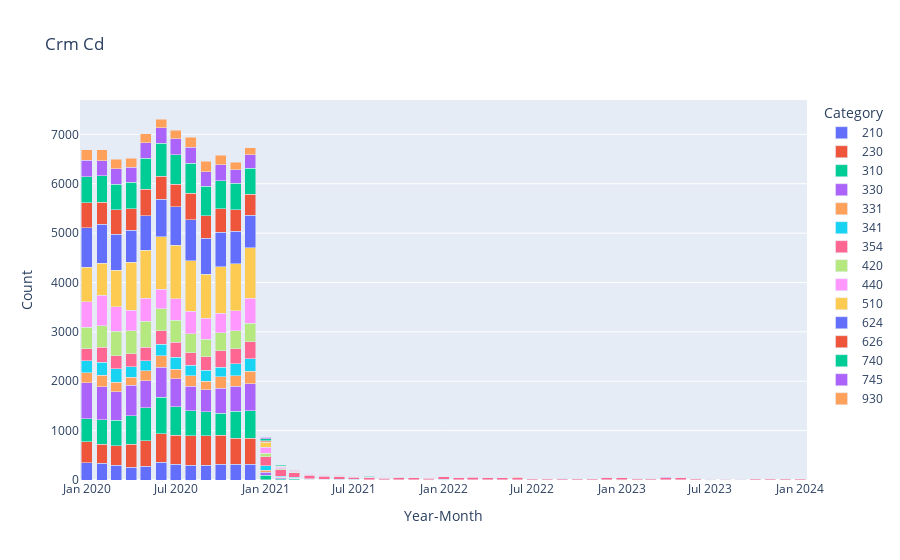

Notebook code for this chart:
### Code cell
# Stacked bar chart for Crm Cd
df["year_month"] = pd.to_datetime(df["Date Rptd"]).dt.to_period("M")
df["year_month"] = df["year_month"].astype(str)

grouped_df = df.groupby(["year_month", "Crm Cd"]).size().reset_index(name="count")
grouped_df["Crm Cd"] = grouped_df["Crm Cd"].astype(str)

fig = px.bar(
    grouped_df,
    x="year_month",
    y="count",
    color="Crm Cd",
    labels={"year_month": "Year-Month", "count": "Count", "Crm Cd": "Category"},
    title="Crm Cd",
    barmode="stack",
)

fig.show()

### Figure 1 — Plotly figure (JSON) as saved in the notebook; plotly's stock layout.template omitted (floating-point values rounded to 4 significant figures)
{"data": [{"alignmentgroup": "True", "hovertemplate": "Category=210<br>Year-Month=%{x}<br>Count=%{y}<extra></extra>", "legendgroup": "210", "marker": {"color": "#636efa", "pattern": {"shape": ""}}, "name": "210", "offsetgroup": "210", "orientation": "v", "showlegend": true, "textposition": "auto", "type": "bar", "x": ["2020-01", "2020-02", "2020-03", "2020-04", "2020-05", "2020-06", "2020-07", "2020-08", "2020-09", "2020-10", "2020-11", "2020-12", "2021-01", "2021-02", "2021-03", "2021-11", "2022-03", "2023-02"], "xaxis": "x", "y": [350, 339, 296, 259, 277, 364, 319, 302, 299, 322, 315, 323, 5, 1, 1, 1, 1, 2], "yaxis": "y"}, {"alignmentgroup": "True", "hovertemplate": "Category=230<br>Year-Month=%{x}<br>Count=%{y}<extra></extra>", "legendgroup": "230", "marker": {"color": "#EF553B", "pattern": {"shape": ""}}, "name": "230", "offsetgroup": "230", "orientation": "v", "showlegend": true, "textposition": "auto", "type": "bar", "x": ["2020-01", "2020-02", "2020-03", "2020-04", "2020-05", "2020-06", "2020-07", "2020-08", "2020-09", "2020-10", "2020-11", "2020-12", "2021-01", "2021-02", "2021-03", "2021-04", "2021-05", "2021-06", "2021-07", "2021-10", "2022-03", "2022-04", "2023-05", "2023-11"], "xaxis": "x", "y": [429, 384, 394, 462, 514, 571, 588, 594, 595, 583, 531, 527, 4, 2, 1, 1, 1, 1, 1, 1, 2, 1, 1, 1], "yaxis": "y"}, {"alignmentgroup": "True", "hovertemplate": "Category=310<br>Year-Month=%{x}<br>Count=%{y}<extra></extra>", "legendgroup": "310", "marker": {"color": "#00cc96", "pattern": {"shape": ""}}, "name": "310", "offsetgroup": "310", "orientation": "v", "showlegend": true, "textposition": "auto", "type": "bar", "x": ["2020-01", "2020-02", "2020-03", "2020-04", "2020-05", "2020-06", "2020-07", "2020-08", "2020-09", "2020-10", "2020-11", "2020-12", "2021-01", "2021-02", "2021-03", "2021-04", "2021-05", "2021-06", "2021-07", "2021-08", "2021-09", "2021-10", "2021-11", "2021-12", "2022-01", "2022-03", "2022-04", "2022-05", "2022-06", "2022-07", "2022-11", "2023-01", "2023-02", "2023-03", "2023-04", "2023-05", "2023-09", "2023-11"], "xaxis": "x", "y": [460, 494, 523, 579, 668, 736, 579, 504, 488, 451, 551, 551, 84, 25, 20, 10, 11, 6, 4, 4, 5, 4, 3, 1, 5, 3, 1, 1, 2, 3, 1, 4, 1, 1, 1, 1, 1, 1], "yaxis": "y"}, {"alignmentgroup": "True", "hovertemplate": "Category=330<br>Year-Month=%{x}<br>Count=%{y}<extra></extra>", "legendgroup": "330", "marker": {"color": "#ab63fa", "pattern": {"shape": ""}}, "name": "330", "offsetgroup": "330", "orientation": "v", "showlegend": true, "textposition": "auto", "type": "bar", "x": ["2020-01", "2020-02", "2020-03", "2020-04", "2020-05", "2020-06", "2020-07", "2020-08", "2020-09", "2020-10", "2020-11", "2020-12", "2021-01", "2021-02", "2021-03", "2021-04", "2021-05", "2021-06", "2021-07", "2021-08", "2021-11", "2021-12", "2022-02", "2022-03", "2022-05", "2022-06", "2022-08", "2022-11", "2022-12", "2023-02", "2023-03", "2023-05", "2023-08", "2023-12"], "xaxis": "x", "y": [728, 672, 570, 615, 551, 617, 569, 502, 445, 507, 502, 548, 68, 15, 9, 2, 2, 1, 2, 2, 2, 2, 2, 1, 2, 1, 2, 2, 3, 2, 1, 1, 1, 2], "yaxis": "y"}, {"alignmentgroup": "True", "hovertemplate": "Category=331<br>Year-Month=%{x}<br>Count=%{y}<extra></extra>", "legendgroup": "331", "marker": {"color": "#FFA15A", "pattern": {"shape": ""}}, "name": "331", "offsetgroup": "331", "orientation": "v", "showlegend": true, "textposition": "auto", "type": "bar", "x": ["2020-01", "2020-02", "2020-03", "2020-04", "2020-05", "2020-06", "2020-07", "2020-08", "2020-09", "2020-10", "2020-11", "2020-12", "2021-01", "2021-02", "2021-03", "2021-06", "2021-07", "2021-11", "2022-01", "2022-02", "2022-05", "2022-06", "2022-07", "2022-08", "2022-09", "2023-03", "2023-08"], "xaxis": "x", "y": [203, 230, 195, 166, 199, 232, 193, 205, 172, 225, 217, 254, 41, 8, 6, 2, 2, 1, 2, 1, 1, 1, 1, 1, 3, 1, 1], "yaxis": "y"}, {"alignmentgroup": "True", "hovertemplate": "Category=341<br>Year-Month=%{x}<br>Count=%{y}<extra></extra>", "legendgroup": "341", "marker": {"color": "#19d3f3", "pattern": {"shape": ""}}, "name": "341", "offsetgroup": "341", "orientation": "v", "showlegend": true, "textposition": "auto", "type": "bar", "x": ["2020-01", "2020-02", "2020-03", "2020-04", "2020-05", "2020-06", "2020-07", "2020-08", "2020-09", "2020-10", "2020-11", "2020-12", "2021-01", "2021-02", "2021-03", "2021-04", "2021-05", "2021-06", "2021-07", "2021-08", "2021-09", "2021-10", "2021-11", "2021-12", "2022-01", "2022-02", "2022-03", "2022-04", "2022-05", "2022-06", "2022-08", "2022-09", "2022-10", "2022-11", "2022-12", "2023-01", "2023-04", "2023-05", "2023-06", "2023-10", "2023-11", "2023-12"], "xaxis": "x", "y": [250, 262, 272, 208, 210, 227, 238, 220, 220, 195, 236, 252, 88, 25, 18, 11, 3, 3, 6, 4, 4, 5, 2, 3, 5, 2, 2, 2, 2, 3, 1, 1, 2, 1, 1, 1, 3, 1, 1, 1, 1, 1], "yaxis": "y"}, {"alignmentgroup": "True", "hovertemplate": "Category=354<br>Year-Month=%{x}<br>Count=%{y}<extra></extra>", "legendgroup": "354", "marker": {"color": "#FF6692", "pattern": {"shape": ""}}, "name": "354", "offsetgroup": "354", "orientation": "v", "showlegend": true, "textposition": "auto", "type": "bar", "x": ["2020-01", "2020-02", "2020-03", "2020-04", "2020-05", "2020-06", "2020-07", "2020-08", "2020-09", "2020-10", "2020-11", "2020-12", "2021-01", "2021-02", "2021-03", "2021-04", "2021-05", "2021-06", "2021-07", "2021-08", "2021-09", "2021-10", "2021-11", "2021-12", "2022-01", "2022-02", "2022-03", "2022-04", "2022-05", "2022-06", "2022-07", "2022-08", "2022-09", "2022-10", "2022-11", "2022-12", "2023-01", "2023-02", "2023-03", "2023-04", "2023-05", "2023-06", "2023-07", "2023-08", "2023-09", "2023-10", "2023-11", "2023-12", "2024-01"], "xaxis": "x", "y": [234, 309, 269, 271, 273, 272, 299, 254, 275, 333, 306, 347, 185, 127, 87, 77, 62, 61, 45, 47, 31, 35, 36, 33, 52, 39, 50, 41, 40, 35, 27, 23, 21, 25, 26, 51, 44, 32, 34, 39, 38, 36, 18, 18, 17, 27, 18, 18, 20], "yaxis": "y"}, {"alignmentgroup": "True", "hovertemplate": "Category=420<br>Year-Month=%{x}<br>Count=%{y}<extra></extra>", "legendgroup": "420", "marker": {"color": "#B6E880", "pattern": {"shape": ""}}, "name": "420", "offsetgroup": "420", "orientation": "v", "showlegend": true, "textposition": "auto", "type": "bar", "x": ["2020-01", "2020-02", "2020-03", "2020-04", "2020-05", "2020-06", "2020-07", "2020-08", "2020-09", "2020-10", "2020-11", "2020-12", "2021-01", "2021-02", "2021-03", "2021-04", "2021-05", "2021-06", "2021-07", "2021-08", "2021-09", "2021-12", "2022-01", "2022-02", "2022-04", "2022-06", "2022-08", "2022-09", "2022-12", "2023-01", "2023-03", "2023-06", "2023-09", "2023-11", "2023-12"], "xaxis": "x", "y": [438, 436, 489, 458, 520, 449, 449, 383, 357, 367, 367, 376, 70, 20, 16, 5, 6, 4, 1, 2, 5, 2, 2, 3, 4, 1, 2, 1, 1, 2, 1, 1, 2, 1, 2], "yaxis": "y"}, {"alignmentgroup": "True", "hovertemplate": "Category=440<br>Year-Month=%{x}<br>Count=%{y}<extra></extra>", "legendgroup": "440", "marker": {"color": "#FF97FF", "pattern": {"shape": ""}}, "name": "440", "offsetgroup": "440", "orientation": "v", "showlegend": true, "textposition": "auto", "type": "bar", "x": ["2020-01", "2020-02", "2020-03", "2020-04", "2020-05", "2020-06", "2020-07", "2020-08", "2020-09", "2020-10", "2020-11", "2020-12", "2021-01", "2021-02", "2021-03", "2021-04", "2021-05", "2021-06", "2021-07", "2021-08", "2021-09", "2021-10", "2021-11", "2021-12", "2022-02", "2022-04", "2022-05", "2022-06", "2022-07", "2022-08", "2022-09", "2022-11", "2022-12", "2023-02", "2023-03", "2023-04", "2023-07", "2023-10", "2023-11", "2023-12"], "xaxis": "x", "y": [519, 611, 501, 419, 471, 399, 437, 455, 424, 399, 403, 502, 114, 32, 15, 8, 7, 4, 6, 3, 8, 4, 1, 1, 2, 2, 2, 2, 1, 2, 1, 2, 3, 2, 1, 3, 1, 1, 1, 2], "yaxis": "y"}, {"alignmentgroup": "True", "hovertemplate": "Category=510<br>Year-Month=%{x}<br>Count=%{y}<extra></extra>", "legendgroup": "510", "marker": {"color": "#FECB52", "pattern": {"shape": ""}}, "name": "510", "offsetgroup": "510", "orientation": "v", "showlegend": true, "textposition": "auto", "type": "bar", "x": ["2020-01", "2020-02", "2020-03", "2020-04", "2020-05", "2020-06", "2020-07", "2020-08", "2020-09", "2020-10", "2020-11", "2020-12", "2021-01", "2021-02", "2021-03", "2021-04", "2021-05", "2021-06", "2021-07", "2021-08", "2021-09", "2021-12", "2022-02", "2022-03", "2022-04", "2022-05", "2022-07", "2022-08", "2022-09", "2022-10", "2022-11", "2022-12", "2023-02", "2023-03", "2023-04", "2023-05", "2023-08", "2023-09"], "xaxis": "x", "y": [701, 655, 739, 973, 974, 1063, 1085, 1020, 888, 941, 953, 1022, 108, 21, 11, 10, 11, 2, 1, 3, 1, 3, 2, 3, 2, 3, 1, 1, 1, 3, 2, 2, 2, 2, 1, 1, 1, 2], "yaxis": "y"}, {"alignmentgroup": "True", "hovertemplate": "Category=624<br>Year-Month=%{x}<br>Count=%{y}<extra></extra>", "legendgroup": "624", "marker": {"color": "#636efa", "pattern": {"shape": ""}}, "name": "624", "offsetgroup": "624", "orientation": "v", "showlegend": true, "textposition": "auto", "type": "bar", "x": ["2020-01", "2020-02", "2020-03", "2020-04", "2020-05", "2020-06", "2020-07", "2020-08", "2020-09", "2020-10", "2020-11", "2020-12", "2021-01", "2021-02", "2021-03", "2021-04", "2021-06", "2021-07", "2021-08", "2021-09", "2021-10", "2021-12", "2022-02", "2022-04", "2022-05", "2022-06", "2022-09", "2022-10", "2022-12", "2023-03", "2023-04", "2023-06", "2023-11"], "xaxis": "x", "y": [800, 786, 728, 648, 699, 760, 774, 830, 731, 699, 657, 656, 12, 6, 7, 1, 4, 2, 2, 1, 1, 3, 1, 2, 1, 1, 3, 4, 2, 3, 2, 2, 1], "yaxis": "y"}, {"alignmentgroup": "True", "hovertemplate": "Category=626<br>Year-Month=%{x}<br>Count=%{y}<extra></extra>", "legendgroup": "626", "marker": {"color": "#EF553B", "pattern": {"shape": ""}}, "name": "626", "offsetgroup": "626", "orientation": "v", "showlegend": true, "textposition": "auto", "type": "bar", "x": ["2020-01", "2020-02", "2020-03", "2020-04", "2020-05", "2020-06", "2020-07", "2020-08", "2020-09", "2020-10", "2020-11", "2020-12", "2021-01", "2021-02", "2021-03", "2021-04", "2021-05", "2021-06", "2021-07", "2021-08", "2021-09", "2021-10", "2021-11", "2022-01", "2022-02", "2022-03", "2022-04", "2022-05", "2022-06", "2022-07", "2022-08", "2022-10", "2022-11", "2022-12", "2023-01", "2023-02", "2023-03", "2023-05", "2023-08", "2023-10", "2023-11", "2023-12"], "xaxis": "x", "y": [498, 450, 496, 438, 529, 465, 457, 539, 460, 476, 434, 427, 14, 9, 4, 5, 5, 4, 5, 1, 4, 2, 1, 1, 1, 3, 1, 2, 1, 2, 1, 1, 2, 2, 1, 2, 1, 2, 1, 1, 5, 2], "yaxis": "y"}, {"alignmentgroup": "True", "hovertemplate": "Category=740<br>Year-Month=%{x}<br>Count=%{y}<extra></extra>", "legendgroup": "740", "marker": {"color": "#00cc96", "pattern": {"shape": ""}}, "name": "740", "offsetgroup": "740", "orientation": "v", "showlegend": true, "textposition": "auto", "type": "bar", "x": ["2020-01", "2020-02", "2020-03", "2020-04", "2020-05", "2020-06", "2020-07", "2020-08", "2020-09", "2020-10", "2020-11", "2020-12", "2021-01", "2021-02", "2021-03", "2021-04", "2021-05", "2021-06", "2021-07", "2021-08", "2021-09", "2021-10", "2021-11", "2021-12", "2022-02", "2022-04", "2022-05", "2022-06", "2022-07", "2022-08", "2022-09", "2022-11", "2023-01", "2023-02", "2023-04", "2023-05", "2023-08"], "xaxis": "x", "y": [535, 535, 516, 533, 629, 664, 597, 605, 592, 563, 539, 528, 42, 13, 11, 2, 1, 2, 2, 3, 2, 1, 2, 1, 3, 1, 1, 2, 1, 2, 1, 1, 3, 1, 1, 1, 1], "yaxis": "y"}, {"alignmentgroup": "True", "hovertemplate": "Category=745<br>Year-Month=%{x}<br>Count=%{y}<extra></extra>", "legendgroup": "745", "marker": {"color": "#ab63fa", "pattern": {"shape": ""}}, "name": "745", "offsetgroup": "745", "orientation": "v", "showlegend": true, "textposition": "auto", "type": "bar", "x": ["2020-01", "2020-02", "2020-03", "2020-04", "2020-05", "2020-06", "2020-07", "2020-08", "2020-09", "2020-10", "2020-11", "2020-12", "2021-01", "2021-02", "2021-03", "2021-04", "2021-09", "2022-01", "2022-02", "2022-03", "2022-04", "2022-06", "2022-12", "2023-04", "2023-07"], "xaxis": "x", "y": [332, 301, 316, 309, 317, 311, 324, 324, 297, 326, 275, 272, 30, 6, 1, 1, 1, 1, 1, 1, 1, 1, 1, 1, 1], "yaxis": "y"}, {"alignmentgroup": "True", "hovertemplate": "Category=930<br>Year-Month=%{x}<br>Count=%{y}<extra></extra>", "legendgroup": "930", "marker": {"color": "#FFA15A", "pattern": {"shape": ""}}, "name": "930", "offsetgroup": "930", "orientation": "v", "showlegend": true, "textposition": "auto", "type": "bar", "x": ["2020-01", "2020-02", "2020-03", "2020-04", "2020-05", "2020-06", "2020-07", "2020-08", "2020-09", "2020-10", "2020-11", "2020-12", "2021-01", "2021-02", "2021-03", "2021-04", "2021-05", "2021-07", "2021-09", "2022-01", "2022-02", "2022-03", "2022-06", "2022-10", "2022-11", "2023-05", "2023-06"], "xaxis": "x", "y": [213, 228, 197, 175, 186, 181, 180, 207, 217, 187, 150, 145, 9, 3, 1, 3, 1, 3, 1, 2, 1, 1, 1, 1, 1, 2, 1], "yaxis": "y"}], "layout": {"barmode": "stack", "legend": {"title": {"text": "Category"}, "tracegroupgap": 0}, "title": {"text": "Crm Cd"}, "xaxis": {"anchor": "y", "domain": [0, 1], "title": {"text": "Year-Month"}}, "yaxis": {"anchor": "x", "domain": [0, 1], "title": {"text": "Count"}}}}
